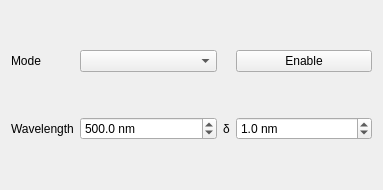
<?xml version="1.0" encoding="UTF-8"?>
<ui version="4.0">
 <class>Form</class>
 <widget class="QWidget" name="Form">
  <property name="geometry">
   <rect>
    <x>0</x>
    <y>0</y>
    <width>383</width>
    <height>190</height>
   </rect>
  </property>
  <property name="sizePolicy">
   <sizepolicy hsizetype="MinimumExpanding" vsizetype="MinimumExpanding">
    <horstretch>0</horstretch>
    <verstretch>0</verstretch>
   </sizepolicy>
  </property>
  <property name="windowTitle">
   <string>Variable Wave Plate</string>
  </property>
  <layout class="QGridLayout" name="gridLayout">
   <item row="1" column="0">
    <widget class="QLabel" name="label_3">
     <property name="text">
      <string>Wavelength</string>
     </property>
    </widget>
   </item>
   <item row="1" column="1">
    <widget class="QDoubleSpinBox" name="doubleSpinBox_wavelength">
     <property name="sizePolicy">
      <sizepolicy hsizetype="MinimumExpanding" vsizetype="Fixed">
       <horstretch>0</horstretch>
       <verstretch>0</verstretch>
      </sizepolicy>
     </property>
     <property name="suffix">
      <string> nm</string>
     </property>
     <property name="decimals">
      <number>1</number>
     </property>
     <property name="minimum">
      <double>400.000000000000000</double>
     </property>
     <property name="maximum">
      <double>900.000000000000000</double>
     </property>
     <property name="value">
      <double>500.000000000000000</double>
     </property>
    </widget>
   </item>
   <item row="1" column="2">
    <widget class="QLabel" name="label_10">
     <property name="text">
      <string>δ</string>
     </property>
    </widget>
   </item>
   <item row="1" column="3">
    <widget class="QDoubleSpinBox" name="doubleSpinBox_wavelength_delta">
     <property name="sizePolicy">
      <sizepolicy hsizetype="MinimumExpanding" vsizetype="Fixed">
       <horstretch>0</horstretch>
       <verstretch>0</verstretch>
      </sizepolicy>
     </property>
     <property name="suffix">
      <string> nm</string>
     </property>
     <property name="decimals">
      <number>1</number>
     </property>
     <property name="minimum">
      <double>0.100000000000000</double>
     </property>
     <property name="maximum">
      <double>1000.000000000000000</double>
     </property>
     <property name="singleStep">
      <double>0.100000000000000</double>
     </property>
     <property name="value">
      <double>1.000000000000000</double>
     </property>
    </widget>
   </item>
   <item row="0" column="0">
    <widget class="QLabel" name="label_5">
     <property name="text">
      <string>Mode</string>
     </property>
    </widget>
   </item>
   <item row="0" column="1">
    <widget class="QComboBox" name="comboBox_mode">
     <property name="sizePolicy">
      <sizepolicy hsizetype="MinimumExpanding" vsizetype="Fixed">
       <horstretch>0</horstretch>
       <verstretch>0</verstretch>
      </sizepolicy>
     </property>
    </widget>
   </item>
   <item row="0" column="3">
    <widget class="QPushButton" name="pushButton_state">
     <property name="sizePolicy">
      <sizepolicy hsizetype="MinimumExpanding" vsizetype="Fixed">
       <horstretch>0</horstretch>
       <verstretch>0</verstretch>
      </sizepolicy>
     </property>
     <property name="text">
      <string>Enable</string>
     </property>
     <property name="checkable">
      <bool>true</bool>
     </property>
     <property name="checked">
      <bool>false</bool>
     </property>
    </widget>
   </item>
  </layout>
 </widget>
 <resources/>
 <connections/>
</ui>
